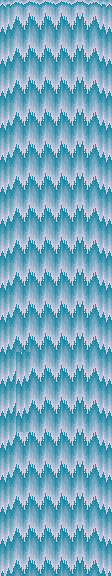

This is a level from a 2D game, rendered from its Tiled map with the project's own tilesets. A one-line summary and the complete map file follow:
An orthogonal 7x36 tile map with 16x16 px tiles, 1 tile layer (Tile Layer 1).

<map version="1.9" tiledversion="1.9.0" orientation="orthogonal" renderorder="right-down" width="7" height="36" tilewidth="16" tileheight="16" infinite="0" nextlayerid="2" nextobjectid="1">
 <tileset firstgid="1" source="NoahsPark.tsx" />
 <layer id="1" name="Tile Layer 1" width="7" height="36">
  <data encoding="csv">
606,607,607,607,607,2147484255,2147484254,
638,639,639,639,639,2147484287,2147484286,
670,671,671,671,671,2147484319,2147484318,
638,639,639,639,639,2147484287,2147484286,
670,671,671,671,671,2147484319,2147484318,
638,639,639,639,639,2147484287,2147484286,
670,671,671,671,671,2147484319,2147484318,
638,639,639,639,639,2147484287,2147484286,
670,671,671,671,671,2147484319,2147484318,
638,639,639,639,639,2147484287,2147484286,
670,671,671,671,671,2147484319,2147484318,
638,639,639,639,639,2147484287,2147484286,
670,671,671,671,671,2147484319,2147484318,
638,639,639,639,639,2147484287,2147484286,
670,671,671,671,671,2147484319,2147484318,
638,639,639,639,639,2147484287,2147484286,
670,671,671,671,671,2147484319,2147484318,
638,639,639,639,639,2147484287,2147484286,
670,671,671,671,671,2147484319,2147484318,
638,639,639,639,639,2147484287,2147484286,
670,671,671,671,671,2147484319,2147484318,
638,639,639,639,639,2147484287,2147484286,
670,670,671,671,671,2147484319,2147484318,
638,638,639,639,639,2147484287,2147484286,
670,670,671,671,671,2147484319,2147484318,
638,638,639,639,639,2147484287,2147484286,
670,670,671,671,671,2147484319,2147484318,
638,639,639,639,639,2147484287,2147484286,
670,671,671,671,671,2147484319,2147484318,
638,639,639,639,639,2147484287,2147484286,
670,671,671,671,671,2147484319,2147484318,
638,639,639,639,639,2147484287,2147484286,
670,671,671,671,671,2147484319,2147484318,
638,639,639,639,639,2147484287,2147484286,
670,671,671,671,671,2147484319,2147484318,
638,639,639,639,639,2147484287,2147484286
</data>
 </layer>
</map>
